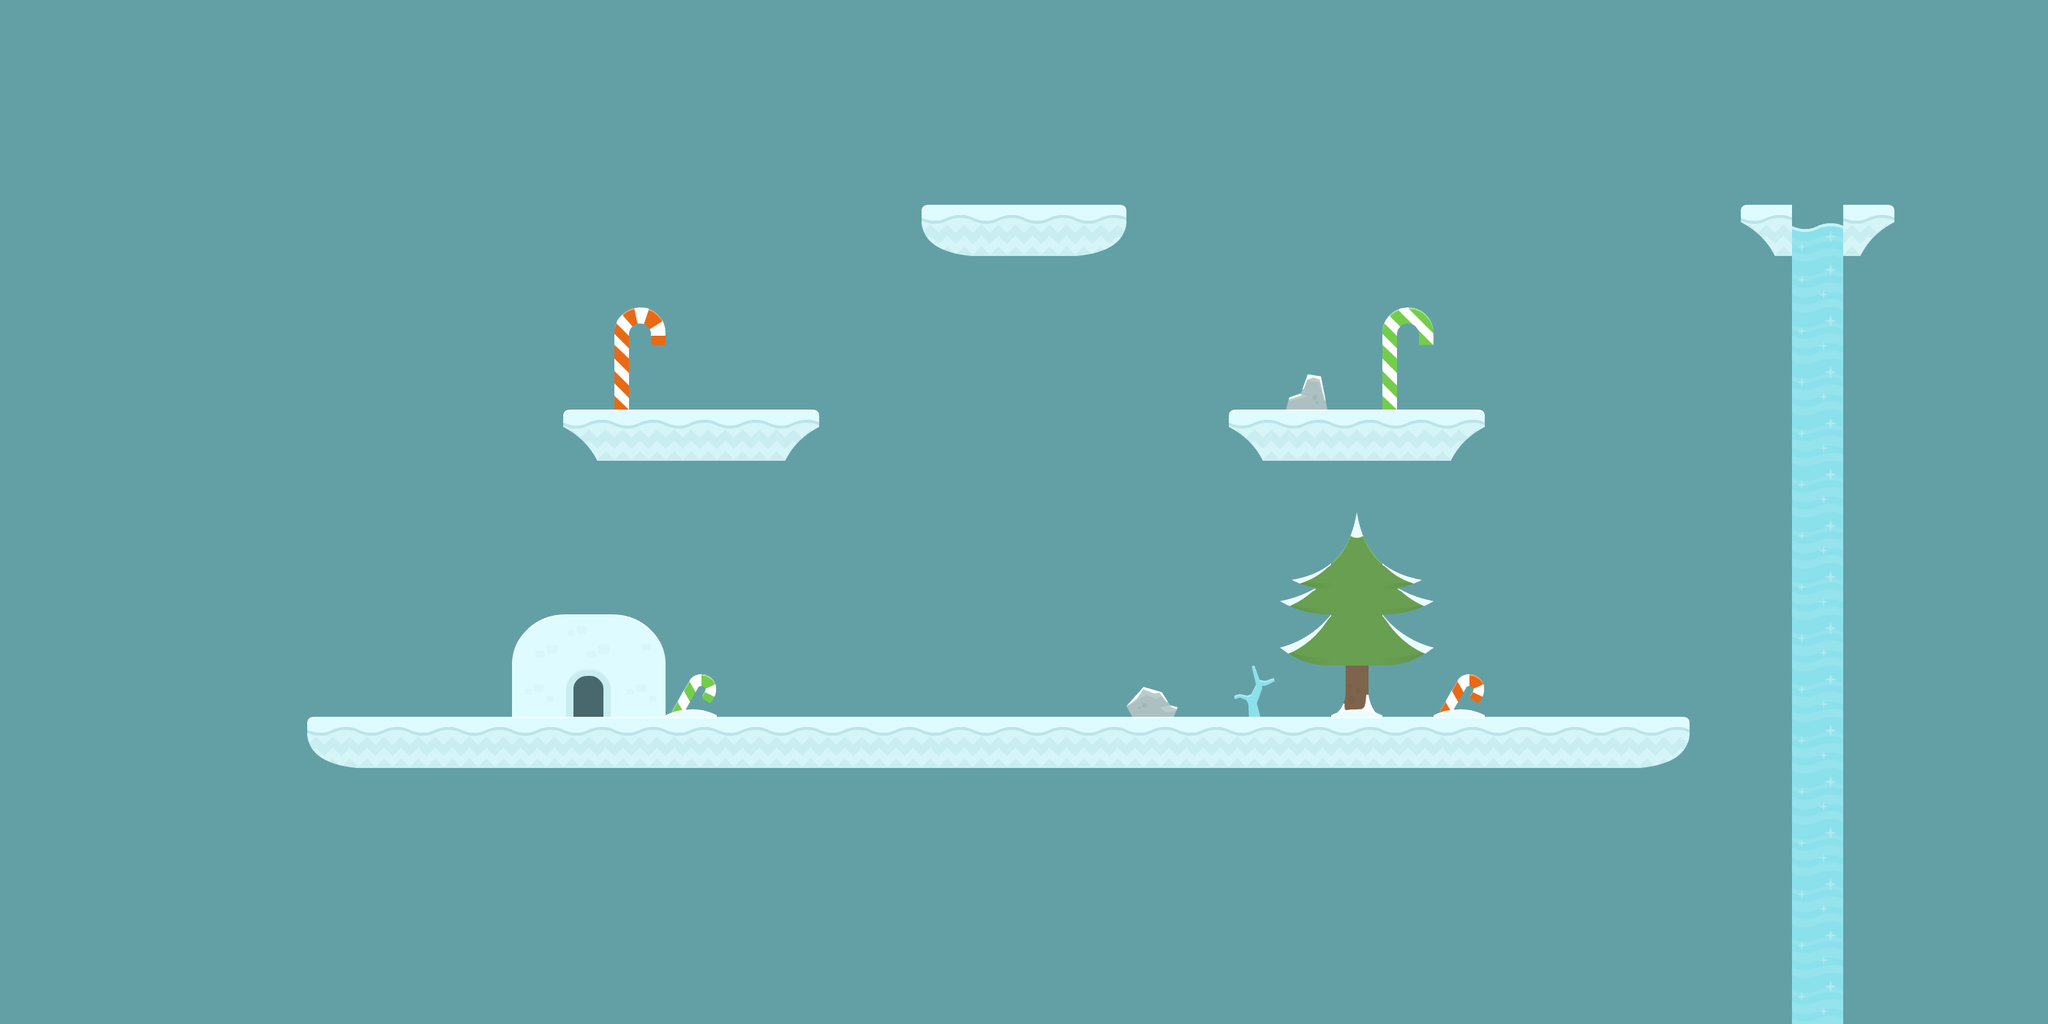

Tiled map render using the project's own tile images. Description and the whole map definition, tile-layer contents included, below:
An orthogonal 40x20 tile map with 70x70 px tiles, 3 tile layers (Eau, Obstacles, Terrain).

<map version="1.5" tiledversion="1.7.2" orientation="orthogonal" renderorder="right-down" width="40" height="20" tilewidth="70" tileheight="70" infinite="0" backgroundcolor="#63a0a6" nextlayerid="8" nextobjectid="1">
 <tileset firstgid="1" name="IceSprites" tilewidth="70" tileheight="70" tilecount="100" columns="10">
  <image source="spritesheet.png" width="700" height="700" />
 </tileset>
 <layer id="7" name="Eau" width="40" height="20">
  <data encoding="csv">
0,0,0,0,0,0,0,0,0,0,0,0,0,0,0,0,0,0,0,0,0,0,0,0,0,0,0,0,0,0,0,0,0,0,0,0,0,0,0,0,
0,0,0,0,0,0,0,0,0,0,0,0,0,0,0,0,0,0,0,0,0,0,0,0,0,0,0,0,0,0,0,0,0,0,0,0,0,0,0,0,
0,0,0,0,0,0,0,0,0,0,0,0,0,0,0,0,0,0,0,0,0,0,0,0,0,0,0,0,0,0,0,0,0,0,0,0,0,0,0,0,
0,0,0,0,0,0,0,0,0,0,0,0,0,0,0,0,0,0,0,0,0,0,0,0,0,0,0,0,0,0,0,0,0,0,0,0,0,0,0,0,
0,0,0,0,0,0,0,0,0,0,0,0,0,0,0,0,0,0,0,0,0,0,0,0,0,0,0,0,0,0,0,0,0,0,0,88,0,0,0,0,
0,0,0,0,0,0,0,0,0,0,0,0,0,0,0,0,0,0,0,0,0,0,0,0,0,0,0,0,0,0,0,0,0,0,0,19,0,0,0,0,
0,0,0,0,0,0,0,0,0,0,0,0,0,0,0,0,0,0,0,0,0,0,0,0,0,0,0,0,0,0,0,0,0,0,0,19,0,0,0,0,
0,0,0,0,0,0,0,0,0,0,0,0,0,0,0,0,0,0,0,0,0,0,0,0,0,0,0,0,0,0,0,0,0,0,0,19,0,0,0,0,
0,0,0,0,0,0,0,0,0,0,0,0,0,0,0,0,0,0,0,0,0,0,0,0,0,0,0,0,0,0,0,0,0,0,0,19,0,0,0,0,
0,0,0,0,0,0,0,0,0,0,0,0,0,0,0,0,0,0,0,0,0,0,0,0,0,0,0,0,0,0,0,0,0,0,0,19,0,0,0,0,
0,0,0,0,0,0,0,0,0,0,0,0,0,0,0,0,0,0,0,0,0,0,0,0,0,0,0,0,0,0,0,0,0,0,0,19,0,0,0,0,
0,0,0,0,0,0,0,0,0,0,0,0,0,0,0,0,0,0,0,0,0,0,0,0,0,0,0,0,0,0,0,0,0,0,0,19,0,0,0,0,
0,0,0,0,0,0,0,0,0,0,0,0,0,0,0,0,0,0,0,0,0,0,0,0,0,0,0,0,0,0,0,0,0,0,0,19,0,0,0,0,
0,0,0,0,0,0,0,0,0,0,0,0,0,0,0,0,0,0,0,0,0,0,0,0,0,0,0,0,0,0,0,0,0,0,0,19,0,0,0,0,
0,0,0,0,0,0,0,0,0,0,0,0,0,0,0,0,0,0,0,0,0,0,0,0,0,0,0,0,0,0,0,0,0,0,0,19,0,0,0,0,
0,0,0,0,0,0,0,0,0,0,0,0,0,0,0,0,0,0,0,0,0,0,0,0,0,0,0,0,0,0,0,0,0,0,0,19,0,0,0,0,
0,0,0,0,0,0,0,0,0,0,0,0,0,0,0,0,0,0,0,0,0,0,0,0,0,0,0,0,0,0,0,0,0,0,0,19,0,0,0,0,
0,0,0,0,0,0,0,0,0,0,0,0,0,0,0,0,0,0,0,0,0,0,0,0,0,0,0,0,0,0,0,0,0,0,0,19,0,0,0,0,
0,0,0,0,0,0,0,0,0,0,0,0,0,0,0,0,0,0,0,0,0,0,0,0,0,0,0,0,0,0,0,0,0,0,0,19,0,0,0,0,
0,0,0,0,0,0,0,0,0,0,0,0,0,0,0,0,0,0,0,0,0,0,0,0,0,0,0,0,0,0,0,0,0,0,0,19,0,0,0,0
</data>
 </layer>
 <layer id="1" name="Obstacles" width="40" height="20">
  <data encoding="csv">
0,0,0,0,0,0,0,0,0,0,0,0,0,0,0,0,0,0,0,0,0,0,0,0,0,0,0,0,0,0,0,0,0,0,0,0,0,0,0,0,
0,0,0,0,0,0,0,0,0,0,0,0,0,0,0,0,0,0,0,0,0,0,0,0,0,0,0,0,0,0,0,0,0,0,0,0,0,0,0,0,
0,0,0,0,0,0,0,0,0,0,0,0,0,0,0,0,0,0,0,0,0,0,0,0,0,0,0,0,0,0,0,0,0,0,0,0,0,0,0,0,
0,0,0,0,0,0,0,0,0,0,0,0,0,0,0,0,0,0,0,0,0,0,0,0,0,0,0,0,0,0,0,0,0,0,0,0,0,0,0,0,
0,0,0,0,0,0,0,0,0,0,0,0,0,0,0,0,0,0,0,0,0,0,0,0,0,0,0,0,0,0,0,0,0,0,0,0,0,0,0,0,
0,0,0,0,0,0,0,0,0,0,0,0,0,0,0,0,0,0,0,0,0,0,0,0,0,0,0,0,0,0,0,0,0,0,0,0,0,0,0,0,
0,0,0,0,0,0,0,0,0,0,0,0,30,0,0,0,0,0,0,0,0,0,0,0,0,0,0,75,0,0,0,0,0,0,0,0,0,0,0,0,
0,0,0,0,0,0,0,0,0,0,0,0,50,0,0,0,0,0,0,0,0,0,0,0,0,67,0,21,0,0,0,0,0,0,0,0,0,0,0,0,
0,0,0,0,0,0,0,0,0,0,0,0,0,0,0,0,0,0,0,0,0,0,0,0,0,0,0,0,0,0,0,0,0,0,0,0,0,0,0,0,
0,0,0,0,0,0,0,0,0,0,0,0,0,0,0,0,0,0,0,0,0,0,0,0,0,0,0,0,0,0,0,0,0,0,0,0,0,0,0,0,
0,0,0,0,0,0,0,0,0,0,0,0,0,0,0,0,0,0,0,0,0,0,0,0,0,0,64,0,0,0,0,0,0,0,0,0,0,0,0,0,
0,0,0,0,0,0,0,0,0,0,0,0,0,0,0,0,0,0,0,0,0,0,0,0,0,35,65,84,0,0,0,0,0,0,0,0,0,0,0,0,
0,0,0,0,0,0,0,0,0,0,38,48,28,0,0,0,0,0,0,0,0,0,0,0,0,15,65,5,0,0,0,0,0,0,0,0,0,0,0,0,
0,0,0,0,0,0,0,0,0,0,68,58,68,11,0,0,0,0,0,0,0,0,77,0,10,0,14,0,40,0,0,0,0,0,0,0,0,0,0,0,
0,0,0,0,0,0,0,0,0,0,0,0,0,0,0,0,0,0,0,0,0,0,0,0,0,0,0,0,0,0,0,0,0,0,0,0,0,0,0,0,
0,0,0,0,0,0,0,0,0,0,0,0,0,0,0,0,0,0,0,0,0,0,0,0,0,0,0,0,0,0,0,0,0,0,0,0,0,0,0,0,
0,0,0,0,0,0,0,0,0,0,0,0,0,0,0,0,0,0,0,0,0,0,0,0,0,0,0,0,0,0,0,0,0,0,0,0,0,0,0,0,
0,0,0,0,0,0,0,0,0,0,0,0,0,0,0,0,0,0,0,0,0,0,0,0,0,0,0,0,0,0,0,0,0,0,0,0,0,0,0,0,
0,0,0,0,0,0,0,0,0,0,0,0,0,0,0,0,0,0,0,0,0,0,0,0,0,0,0,0,0,0,0,0,0,0,0,0,0,0,0,0,
0,0,0,0,0,0,0,0,0,0,0,0,0,0,0,0,0,0,0,0,0,0,0,0,0,0,0,0,0,0,0,0,0,0,0,0,0,0,0,0
</data>
 </layer>
 <layer id="6" name="Terrain" width="40" height="20">
  <data encoding="csv">
0,0,0,0,0,0,0,0,0,0,0,0,0,0,0,0,0,0,0,0,0,0,0,0,0,0,0,0,0,0,0,0,0,0,0,0,0,0,0,0,
0,0,0,0,0,0,0,0,0,0,0,0,0,0,0,0,0,0,0,0,0,0,0,0,0,0,0,0,0,0,0,0,0,0,0,0,0,0,0,0,
0,0,0,0,0,0,0,0,0,0,0,0,0,0,0,0,0,0,0,0,0,0,0,0,0,0,0,0,0,0,0,0,0,0,0,0,0,0,0,0,
0,0,0,0,0,0,0,0,0,0,0,0,0,0,0,0,0,0,0,0,0,0,0,0,0,0,0,0,0,0,0,0,0,0,0,0,0,0,0,0,
0,0,0,0,0,0,0,0,0,0,0,0,0,0,0,0,0,0,92,41,41,72,0,0,0,0,0,0,0,0,0,0,0,0,82,0,62,0,0,0,
0,0,0,0,0,0,0,0,0,0,0,0,0,0,0,0,0,0,0,0,0,0,0,0,0,0,0,0,0,0,0,0,0,0,0,0,0,0,0,0,
0,0,0,0,0,0,0,0,0,0,0,0,0,0,0,0,0,0,0,0,0,0,0,0,0,0,0,0,0,0,0,0,0,0,0,0,0,0,0,0,
0,0,0,0,0,0,0,0,0,0,0,0,0,0,0,0,0,0,0,0,0,0,0,0,0,0,0,0,0,0,0,0,0,0,0,0,0,0,0,0,
0,0,0,0,0,0,0,0,0,0,0,82,41,41,41,62,0,0,0,0,0,0,0,0,82,41,41,41,62,0,0,0,0,0,0,0,0,0,0,0,
0,0,0,0,0,0,0,0,0,0,0,0,0,0,0,0,0,0,0,0,0,0,0,0,0,0,0,0,0,0,0,0,0,0,0,0,0,0,0,0,
0,0,0,0,0,0,0,0,0,0,0,0,0,0,0,0,0,0,0,0,0,0,0,0,0,0,0,0,0,0,0,0,0,0,0,0,0,0,0,0,
0,0,0,0,0,0,0,0,0,0,0,0,0,0,0,0,0,0,0,0,0,0,0,0,0,0,0,0,0,0,0,0,0,0,0,0,0,0,0,0,
0,0,0,0,0,0,0,0,0,0,0,0,0,0,0,0,0,0,0,0,0,0,0,0,0,0,0,0,0,0,0,0,0,0,0,0,0,0,0,0,
0,0,0,0,0,0,0,0,0,0,0,0,0,0,0,0,0,0,0,0,0,0,0,0,0,0,0,0,0,0,0,0,0,0,0,0,0,0,0,0,
0,0,0,0,0,0,92,41,41,41,41,41,41,41,41,41,41,41,41,41,41,41,41,41,41,41,41,41,41,41,41,41,72,0,0,0,0,0,0,0,
0,0,0,0,0,0,0,0,0,0,0,0,0,0,0,0,0,0,0,0,0,0,0,0,0,0,0,0,0,0,0,0,0,0,0,0,0,0,0,0,
0,0,0,0,0,0,0,0,0,0,0,0,0,0,0,0,0,0,0,0,0,0,0,0,0,0,0,0,0,0,0,0,0,0,0,0,0,0,0,0,
0,0,0,0,0,0,0,0,0,0,0,0,0,0,0,0,0,0,0,0,0,0,0,0,0,0,0,0,0,0,0,0,0,0,0,0,0,0,0,0,
0,0,0,0,0,0,0,0,0,0,0,0,0,0,0,0,0,0,0,0,0,0,0,0,0,0,0,0,0,0,0,0,0,0,0,0,0,0,0,0,
0,0,0,0,0,0,0,0,0,0,0,0,0,0,0,0,0,0,0,0,0,0,0,0,0,0,0,0,0,0,0,0,0,0,0,0,0,0,0,0
</data>
 </layer>
</map>
